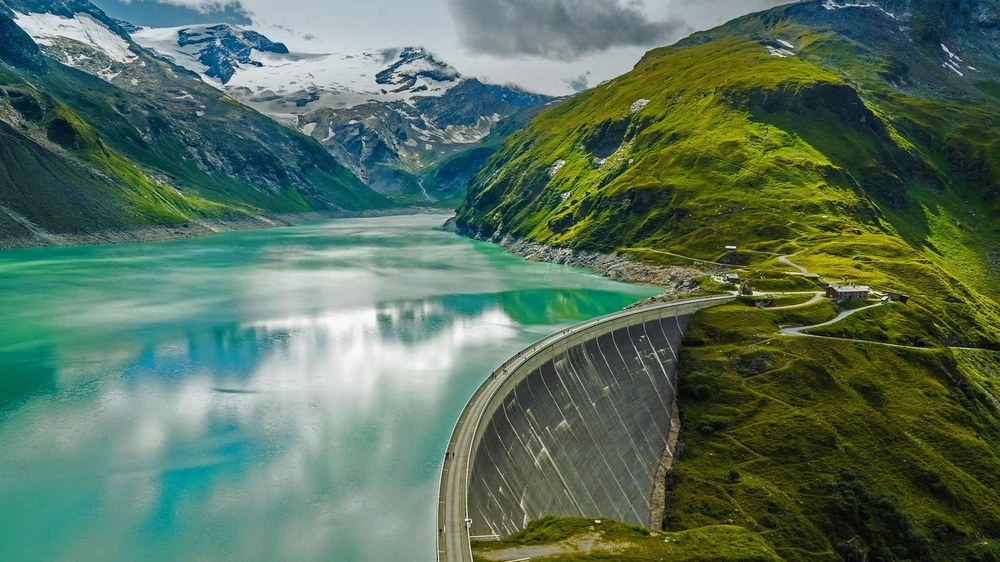
#> input picture 3.jpg, 1000 x 562 px, shrunk from 1920 x 1080 before the run
$ python image_Filter.py   (older library calls are emulated)
#> lines starting #> are read from the running program, lines starting #| are printed output that depends on the picture
# -*- coding: utf-8 -*-
# @Time    : 2019/8/10 22:18
# @Author  : chenhao
# @FileName: image_Filter.py
# @Software: PyCharm
# @Desc: 图像不同卷积核处理比较
'''
    结论：
    1）不同大小的滤波器，会丢失不同的图像信息；滤波器越大，丢失信息越多
    2）直接将不同卷积核生成的图像相加起来时，会使像素值大于255，造成图像斑块。这可以通过深度学习不同迭代训练进行解决
    问题：
    神经网络的构建怎么构建好？？？
    1）使用残差网络直接相加
    2）使用DenseNet相叠加，再进行揉合
    3）使用MixNet相叠加，再进行揉合
'''

import cv2
import numpy as np
import matplotlib.pyplot as plt
from skimage.measure import compare_psnr as psnr, compare_ssim as ssim

img = cv2.imread("3.jpg")[..., ::-1]
kernel1 = np.ones((3, 3), np.float32) / 9
kernel2 = np.ones((5, 5), np.float32) / 9
kernel3 = np.ones((7, 7), np.float32) / 9

img1 = cv2.filter2D(img, kernel=kernel1, ddepth=-1, dst=-1)
img2 = cv2.filter2D(img, kernel=kernel2, ddepth=-1, dst=-1)
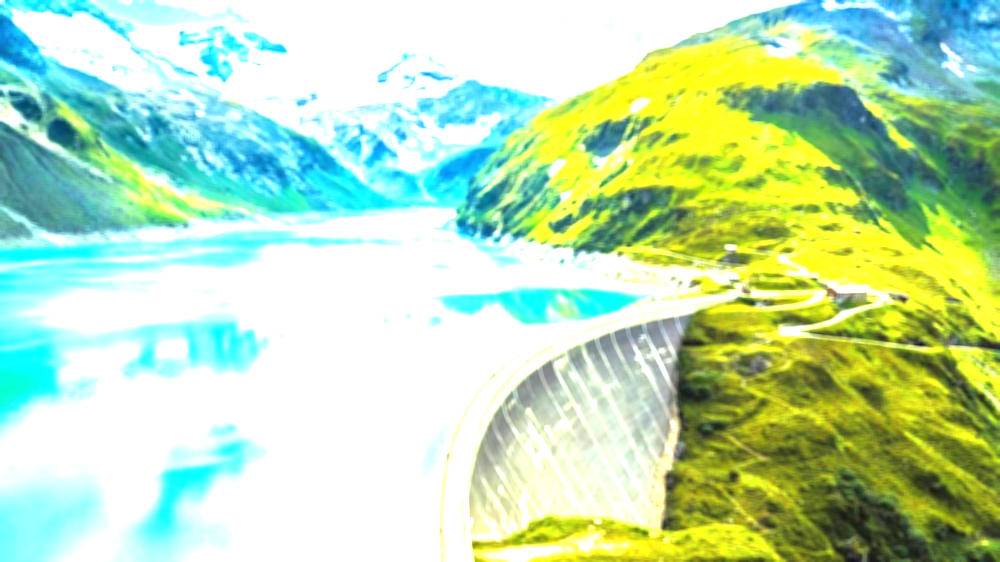
#> img2: shape (562, 1000, 3); mean R, G, B 187.2, 222.8, 179.2
img3 = cv2.filter2D(img, kernel=kernel3, ddepth=-1, dst=-1)
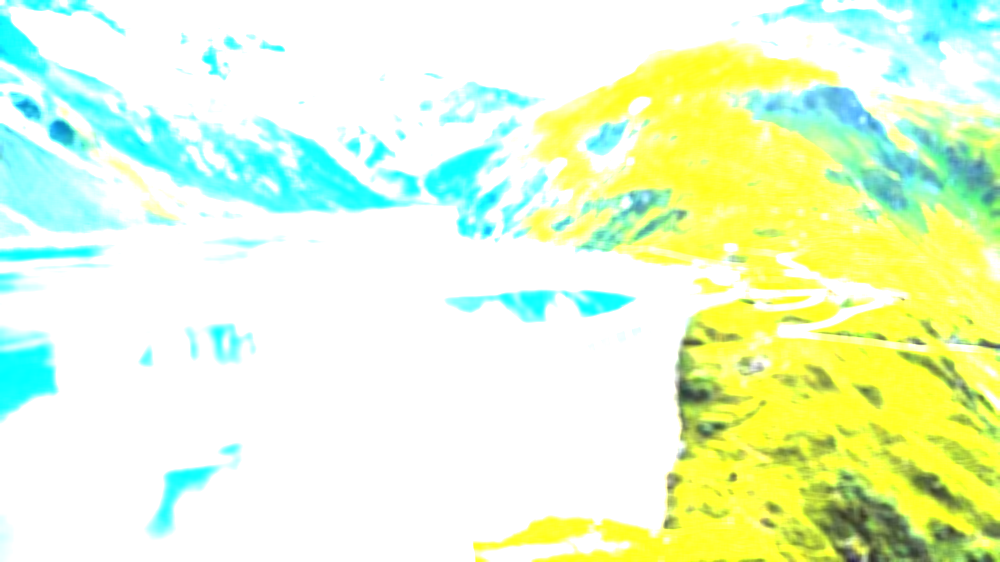
#> img3: shape (562, 1000, 3); mean R, G, B 229.5, 250.4, 207.4
img4 = img1 + img2 + img3
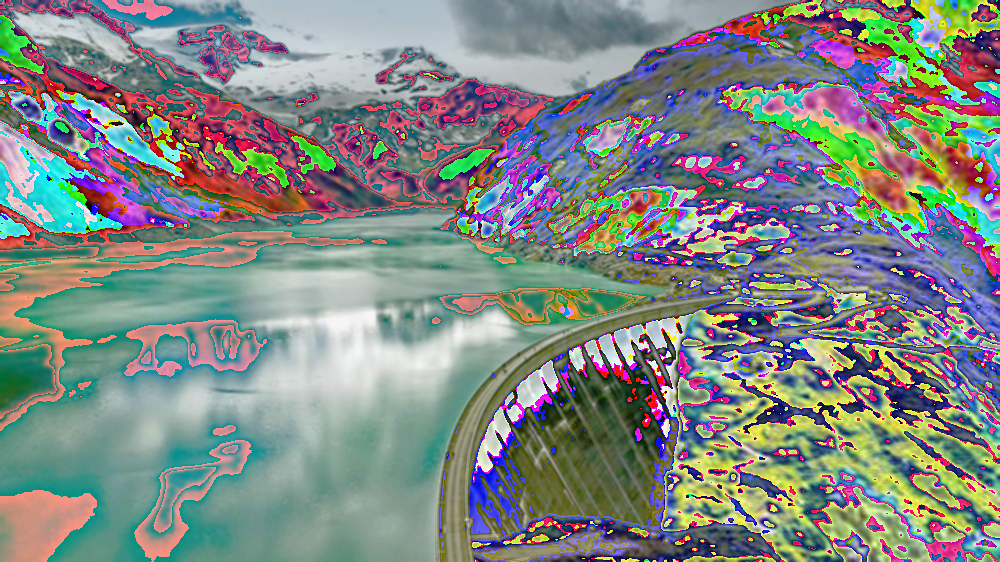
#> img4: shape (562, 1000, 3); mean R, G, B 128.7, 135.5, 132.2

psnr1 = psnr(img, img1)
#> psnr1 = 28.14
psnr2 = psnr(img, img2)
#> psnr2 = 7.37
psnr3 = psnr(img, img3)
#> psnr3 = 5.07
psnr4 = psnr(img, img4)
#> psnr4 = 9.93
ssim1 = ssim(img, img1, multichannel=True)
#> ssim1 = 0.821
ssim2 = ssim(img, img2, multichannel=True)
#> ssim2 = 0.414
ssim3 = ssim(img, img3, multichannel=True)
#> ssim3 = 0.287
ssim4 = ssim(img, img4, multichannel=True)
#> ssim4 = 0.478

plt.subplot(2, 3, 1), plt.imshow(img), plt.title('source')
plt.subplot(2, 3, 2), plt.imshow(img1), plt.title('k3/{:.2f}/{:.2f}'.format(psnr1, ssim1))
plt.subplot(2, 3, 3), plt.imshow(img2), plt.title('k5/{:.2f}/{:.2f}'.format(psnr2, ssim2))
plt.subplot(2, 3, 4), plt.imshow(img3), plt.title('k7/{:.2f}/{:.2f}'.format(psnr3, ssim3))
plt.subplot(2, 3, 5), plt.imshow(img4), plt.title('multi/{:.2f}/{:.2f}'.format(psnr4, ssim4))

plt.savefig('multi-filter.jpg')
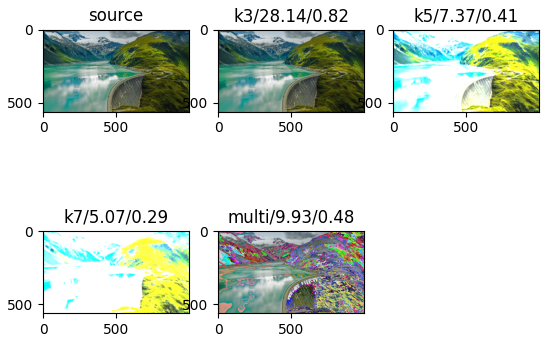
#> figure drawn by matplotlib, 5 panels
plt.show()
